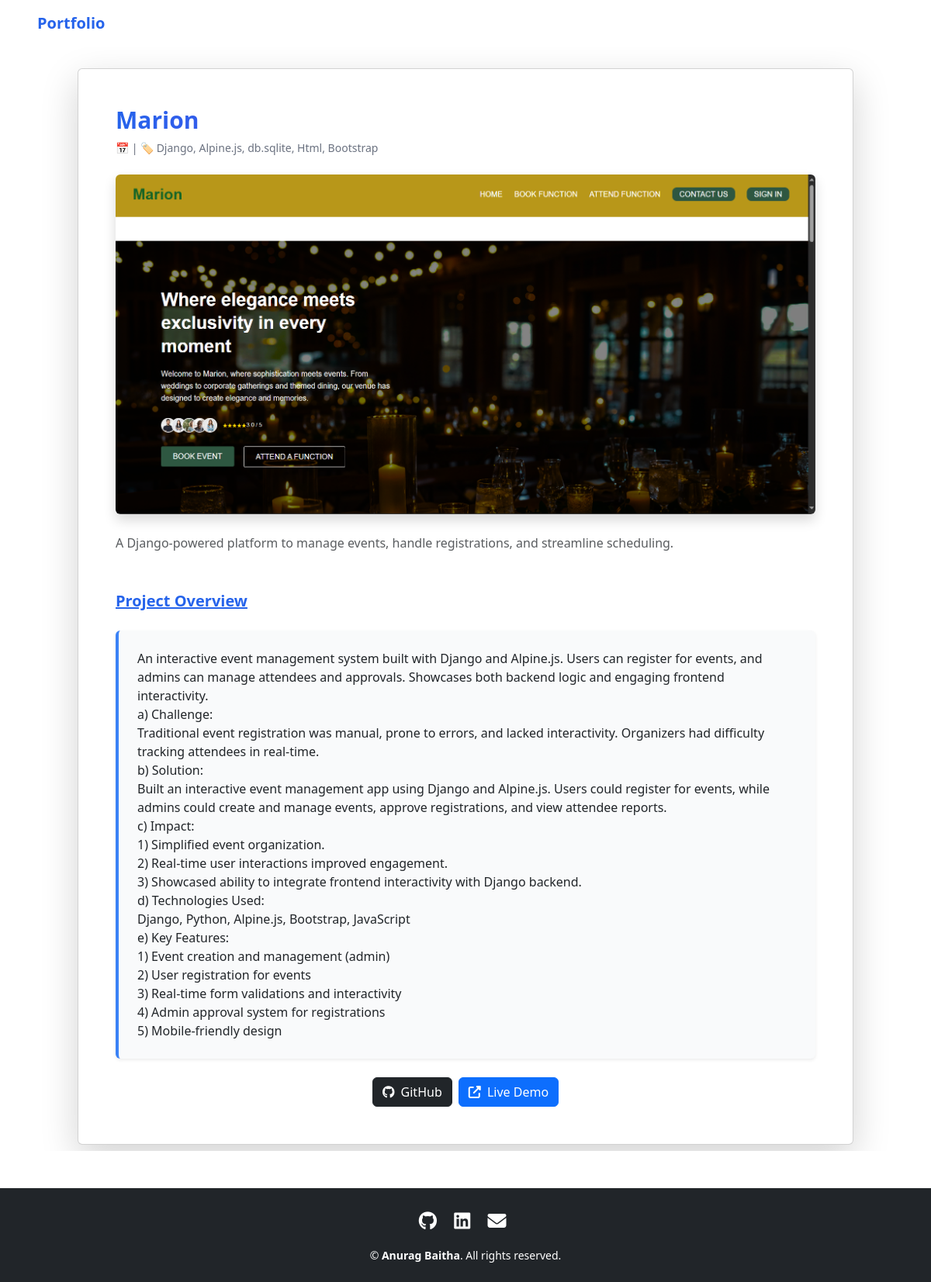
/projects/1/, run on the app's committed database.
### Mainapp/models.py (models this page shows, shortened)
class Project(models.Model):
    title = models.CharField(max_length=100)
    description = models.TextField()
    image = models.ImageField(upload_to='project_images/', blank=True, null=True)
    github_url = models.URLField(blank=True, null=True)
    link = models.URLField(blank=True, null=True)
    tags = models.CharField(max_length=255, blank=True)

class ProjectsDetails(models.Model):
    project = models.ForeignKey(Project, on_delete=models.CASCADE, related_name="details")
    descriptions = models.TextField()

### Mainapp/views.py (the view)
# urls.py: path('projects/<int:id>/', views.project_detail, name='project_detail'),
def project_detail(request, id):
    project = get_object_or_404(Project, id=id)
    return render(request, 'project_detail.html', {'project': project})

### Mainapp/templates/project_detail.html (shortened to what this page needs)
{% extends "base.html" %}
{% block content %}
<link href="https://unpkg.com/aos@2.3.1/dist/aos.css" rel="stylesheet">
<div class="container py-2">
    <div class="card shadow-lg p-5 relative">
        <div id="project-content" class="opacity-0 transition-opacity duration-500">
            <h1 class="mb-2 text-3xl font-extrabold bg-gradient-to-r from-blue-600 to-purple-600 bg-clip-text text-transparent"
                data-aos="fade-down">
            </h1>
            <p class="text-sm text-gray-500 mb-4" data-aos="fade-down" data-aos-delay="200">
                📅 {{ project.created_at|date:"M d, Y" }}
                {% if project.tags %} | 🏷️ {{ project.tags }} {% endif %}
            </p>
            {% if project.image %}
            <img src="{{ project.image.url }}" alt="{{ project.title }}"
                 class="img-fluid rounded mb-4 shadow"
                 data-aos="zoom-in" data-aos-delay="300">
            {% endif %}
            <p class="text-muted leading-relaxed" data-aos="fade-up" data-aos-delay="400">
                {{ project.description }}
            </p>
            <h3 class="mt-5 font-bold underline text-blue-600 text-xl"
                data-aos="fade-right" data-aos-delay="500">
                Project Overview
            </h3><br>
           <div class="grid gap-6">
    {% if project.details.exists %}
        {% for detail in project.details.all %}
            <div class="p-4 border-l-4 border-blue-500 bg-gray-50 rounded shadow-sm transition hover:shadow-md
                        {% if forloop.counter|divisibleby:2 %} self-end text-right {% else %} text-left {% endif %}"
                 data-aos="fade-up" data-aos-delay="{{ forloop.counter0|add:5 }}00">
                {{ detail.descriptions|linebreaks }}
            </div>
        {% endfor %}
    {% else %}
        <p class="text-muted" data-aos="fade-up">No features added yet.</p>
    {% endif %}
</div>
            <div class="mt-4 d-flex justify-content-center gap-2">
                {% if project.github_url %}
                    <a href="{{ project.github_url }}" target="_blank" class="btn btn-dark">
                        <i class="fab fa-github me-1"></i> GitHub
                    </a>
                {% endif %}
                {% if project.link %}
                    <a href="{{ project.link }}" target="_blank" class="btn btn-primary">
                        <i class="fas fa-external-link-alt me-1"></i> Live Demo
                    </a>
                {% endif %}
            </div>
        </div>
    </div>
</div>
<link rel="stylesheet" href="https://cdnjs.cloudflare.com/ajax/libs/font-awesome/6.5.2/css/all.min.css">
{% endblock %}

### data on the page
Project: tags "Django, Alpine.js, db.sqlite, Html, Bootstrap", image (picture), description "A Django-powered platform to manage events, handle registrations, and streamline scheduling."
ProjectsDetails: descriptions "An interactive event management system built with Django and Alpine.js. Users can register for events, and admins can manage attendees and approvals. Showcases both backend logic and engaging frontend interactivity. a) Challenge: Traditional event registration was manual, prone to errors, and lacked interactivity. Organizers had difficulty tracking attendees in real-time. b) Solution: Built an interactive event management app using Django and Alpine.js. Users could register for events, while admins could create and manage events, approve registrations, and view attendee reports. c) Impact: 1) Simplified event organization. 2) Real-time user interactions improved engagement. 3) Showcased…"
